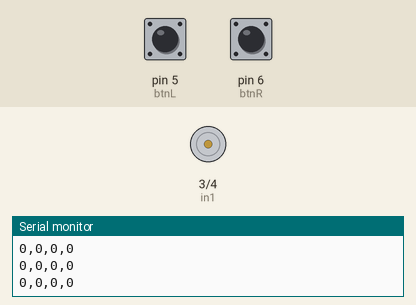
Simulated run of this sketch. Board: Arduino Uno, built with avr-gcc and run on an emulated ATmega328P. On the bench: motor-driver pin pairs drawn as motors (green arrow = first pin HIGH = forward, orange = second pin HIGH = backward, longer = more drive, scaled by the enable pin), the last lines printed to the serial monitor. Inputs (shaded band) come from the test bench; at power-on: pin 5 (btnL) LOW, pin 6 (btnR) LOW.

Above: at 1.2 s.
1.3 s: pin 5 (btnL) pulled HIGH for 0.15 s
At 1.39 s:
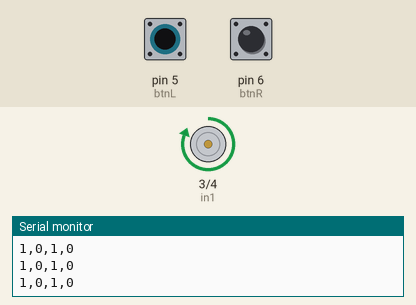
2.9 s: pin 6 (btnR) pulled HIGH for 0.15 s
At 2.99 s:
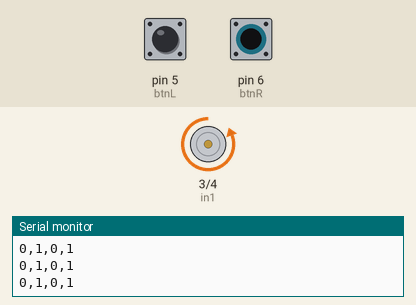
4.5 s: pin 5 (btnL) pulled HIGH for 1 s
At 6.3 s:
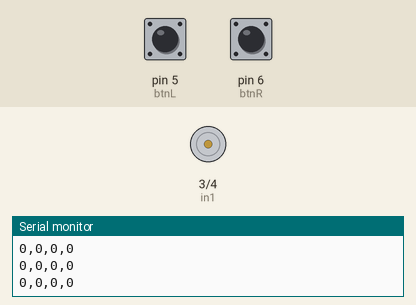
8.5 s: pin 5 (btnL) pulled HIGH for 3.2 s
At 9.0 s:
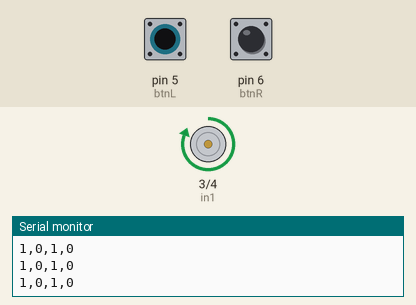
13.2 s: pin 6 (btnR) pulled HIGH for 3.2 s
At 13.9 s:
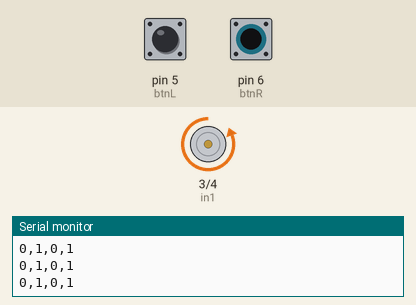
19.4 s: pin 5 (btnL) pulsed HIGH 5 times (0.12 s each, 0.3 s apart)
At 19.62 s:
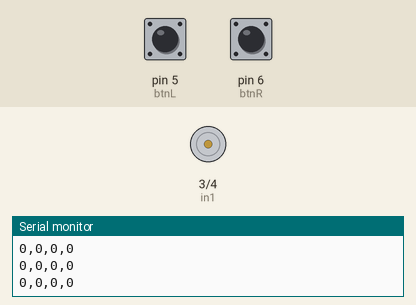
Timing chart, 0 to 22.4 s (numbered marks = the images above; inputs shaded):
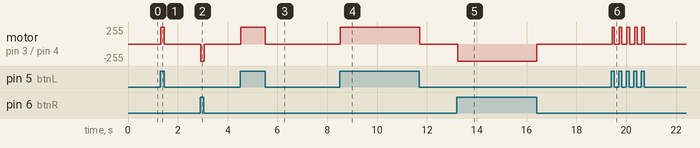

Measured:
- after the input at 1.3 s, motor on pin 3 (in1) / pin 4 (in2): stopped → forward 255/255 at once, → stopped 0.14 s later
- after the input at 2.9 s, motor on pin 3 (in1) / pin 4 (in2): stopped → backward 255/255 at once, → stopped 0.12 s later
- after the input at 4.5 s, motor on pin 3 (in1) / pin 4 (in2): stopped → forward 255/255 at once, → stopped 0.98 s later
- after the input at 8.5 s, motor on pin 3 (in1) / pin 4 (in2): stopped → forward 255/255 at once, → stopped 3.2 s later
- after the input at 13.2 s, motor on pin 3 (in1) / pin 4 (in2): stopped → backward 255/255 at once, → stopped 3.2 s later
- after the input at 19.4 s, motor on pin 3 (in1) / pin 4 (in2): alternates forward 255/255 for 0.10 s and stopped for 0.20 s, 10 changes in all, then stays stopped, starting at once

The sketch:

Btn_Motor_Control.ino
```cpp
/*
 * Code description here
 */

// Setting all pin values
const int enA = 2;
const int in1 = 3;
const int in2 = 4;
const int btnL = 5;
const int btnR = 6;
const int hall = A0;
int hallVal = 0;
int btnLState = 0;
int btnLPrev = 0;
int btnRState = 0;
int btnRPrev = 0;

// Defining all functions

void setup() {
  // put your setup code here, to run once:
  // begin the serial monitor
  Serial.begin(9600);

  // setting pinModes
  pinMode(enA, OUTPUT);
  pinMode(in1, OUTPUT);
  pinMode(in2, OUTPUT);

  pinMode(btnL, INPUT);
  pinMode(btnR, INPUT);
}

void loop() {
  // put your main code here, to run repeatedly:
  // get button states
  btnLPrev = btnLState;
  btnRPrev = btnRState;
  btnLState = digitalRead(btnL);
  btnRState = digitalRead(btnR);

  // plot states of buttons;
  Serial.print(btnLPrev);
  Serial.print(",");
  Serial.print(btnRPrev);
  Serial.print(",");
  Serial.print(btnLState);
  Serial.print(",");
  Serial.println(btnRState);

  // determine what to do with motor
  if (btnLState==HIGH && btnLPrev==HIGH) {
    motorL(100);
  } else if (btnRState==HIGH && btnRPrev==HIGH) {
    motorR(100);
  } else {
    motorStop();
  }

  delay(20);
}

void motorL(int speed) { // speed should be from 0% to 100%
  digitalWrite(in1, HIGH);
  digitalWrite(in2, LOW);
  speed = map(speed, 0, 100, 0, 255);
  analogWrite(enA, speed);
}

void motorR(int speed) { // speed should be from 0% to 100%
  digitalWrite(in1, LOW);
  digitalWrite(in2, HIGH);
  speed = map(speed, 0, 100, 0, 255);
  analogWrite(enA, speed);
}

void motorStop(){
  digitalWrite(in1, LOW);
  digitalWrite(in2, LOW);
  analogWrite(enA, 0);
}
```
